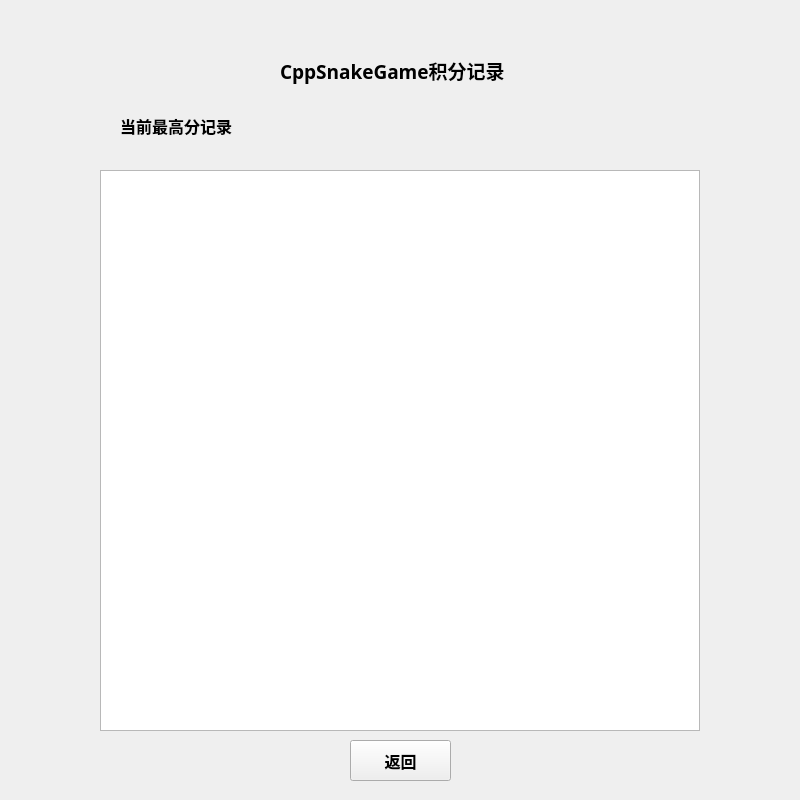
<?xml version="1.0" encoding="UTF-8"?>
<ui version="4.0">
 <class>SRWidget</class>
 <widget class="QWidget" name="SRWidget">
  <property name="geometry">
   <rect>
    <x>0</x>
    <y>0</y>
    <width>800</width>
    <height>800</height>
   </rect>
  </property>
  <property name="minimumSize">
   <size>
    <width>800</width>
    <height>800</height>
   </size>
  </property>
  <property name="windowTitle">
   <string>Form</string>
  </property>
  <property name="styleSheet">
   <string notr="true">#SRWidget{border-image: url(:/res/bg3.jpg);}</string>
  </property>
  <widget class="QTableWidget" name="tableWidget">
   <property name="geometry">
    <rect>
     <x>100</x>
     <y>170</y>
     <width>600</width>
     <height>561</height>
    </rect>
   </property>
   <property name="minimumSize">
    <size>
     <width>600</width>
     <height>561</height>
    </size>
   </property>
   <property name="maximumSize">
    <size>
     <width>600</width>
     <height>561</height>
    </size>
   </property>
   <property name="font">
    <font>
     <pointsize>12</pointsize>
    </font>
   </property>
   <property name="layoutDirection">
    <enum>Qt::LeftToRight</enum>
   </property>
   <property name="autoFillBackground">
    <bool>false</bool>
   </property>
  </widget>
  <widget class="QLabel" name="titleLabel">
   <property name="geometry">
    <rect>
     <x>280</x>
     <y>30</y>
     <width>251</width>
     <height>81</height>
    </rect>
   </property>
   <property name="font">
    <font>
     <family>Agency FB</family>
     <pointsize>14</pointsize>
     <weight>75</weight>
     <bold>true</bold>
    </font>
   </property>
   <property name="text">
    <string>CppSnakeGame积分记录</string>
   </property>
  </widget>
  <widget class="QPushButton" name="pushButton">
   <property name="geometry">
    <rect>
     <x>350</x>
     <y>740</y>
     <width>101</width>
     <height>41</height>
    </rect>
   </property>
   <property name="font">
    <font>
     <family>Agency FB</family>
     <pointsize>12</pointsize>
     <weight>75</weight>
     <bold>true</bold>
    </font>
   </property>
   <property name="text">
    <string>返回</string>
   </property>
  </widget>
  <widget class="QLabel" name="hrLabel">
   <property name="geometry">
    <rect>
     <x>120</x>
     <y>100</y>
     <width>311</width>
     <height>51</height>
    </rect>
   </property>
   <property name="font">
    <font>
     <family>Agency FB</family>
     <pointsize>12</pointsize>
     <weight>75</weight>
     <bold>true</bold>
    </font>
   </property>
   <property name="text">
    <string>当前最高分记录</string>
   </property>
  </widget>
 </widget>
 <resources/>
 <connections/>
</ui>
